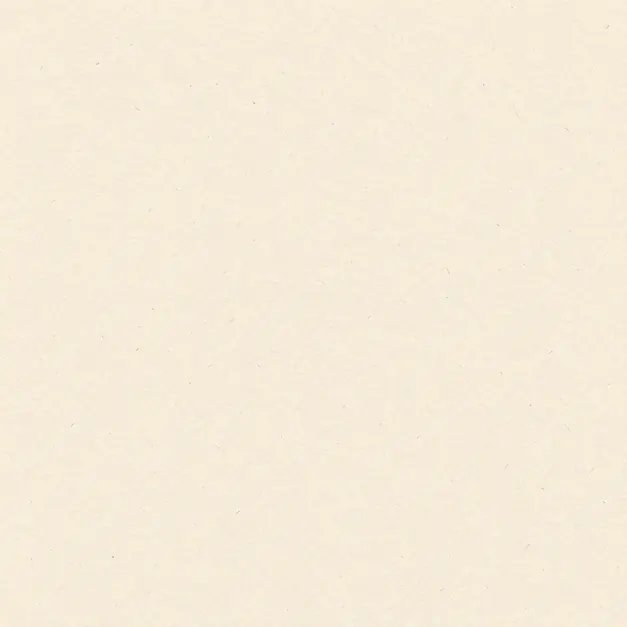
#> input picture frontend/src/assets/site/kit/cream.webp, 627 x 627 px, given in place of walnut-tile.png, which was not available; the run also reads 1 picture not shown here
$ python fit_kit.py
#> lines starting #> are read from the running program, lines starting #| are printed output that depends on the picture
"""
One-off: the material kit's pieces for the landing's "What makes it different" board and the
replay's exhibit, "At the end of the line" (owner, 2026-10-18), from the owner's masters in claude_artifacts/design/rasters/wood/kit/ and
.../landing/ (the worn ink).

- walnut: the board's wood, a tile (it repeats cleanly); shipped at half size, the grain is soft.
- card-paper: one card's paper, laid once per card and never repeated (the master's light falls
  off to its corners, and a repeat would show its seam).
- cream: the lighter slips on the cards (the lesson, the notes), likewise laid once.
- brass-plate: the name plate, cut to its plate and shipped for a 9-slice (its screwed ends
  kept, its middle stretched to the name).
- paperclip: the clip on the lesson slip, cut to the clip.
- kraft, folder-tab, brass-disc: "At the end of the line" (the replay's exhibit): the folder's
  kraft (laid once), its top edge (a 9-slice: the shoulders kept, the raised middle stretched),
  the head of the brass pin that joins its cards.
- train-sign, rail: the carriage's game-ID board (the owner's walnut sign in its brass frame, a
  9-slice) and the track under its wheels (a repeating strip, cut where its ends match).
- card-frame: the role cards' frame, a 9-slice over each face (the card paper under it).
- ink: the worn-ink mask for the stamps: the master's grey speckle as alpha (white = ink, the
  black flecks = where the ink did not take), a small tile.

Run from frontend/: `poetry run python scripts/fit_kit.py`
"""

from pathlib import Path

import numpy as np
from PIL import Image

ROOT = Path(__file__).resolve().parents[1]
KIT = ROOT / "claude_artifacts/design/rasters/wood/kit"
LANDING = ROOT / "claude_artifacts/design/rasters/landing"
OUT = ROOT / "src/assets/site/kit"


def opaque_box(im: Image.Image, t: int = 20) -> tuple[int, int, int, int]:
    a = np.array(im.getchannel("A"))
    ys, xs = np.where(a > t)
    return int(xs.min()), int(ys.min()), int(xs.max()) + 1, int(ys.max()) + 1


def save(im: Image.Image, name: str, quality: int = 82) -> None:
    path = OUT / f"{name}.webp"
    im.save(path, "WEBP", quality=quality, method=6)
    print(f"{name}: {im.size[0]}x{im.size[1]}, {path.stat().st_size // 1024} KB")


def main() -> None:
    OUT.mkdir(parents=True, exist_ok=True)

    walnut = Image.open(KIT / "walnut-tile.png").convert("RGB")
#> walnut is the input picture: PIL image 627x627 RGB; mean R, G, B 246.1, 235.7, 217.1
    save(walnut.resize((627, 627), Image.LANCZOS), "walnut", 80)
#| walnut: 627x627, 3 KB

    paper = Image.open(KIT / "card-paper.png").convert("RGB")
    save(paper.resize((900, 900), Image.LANCZOS), "card-paper", 78)
#| card-paper: 900x900, 6 KB

    cream = Image.open(KIT / "cream-tile.png").convert("RGB")
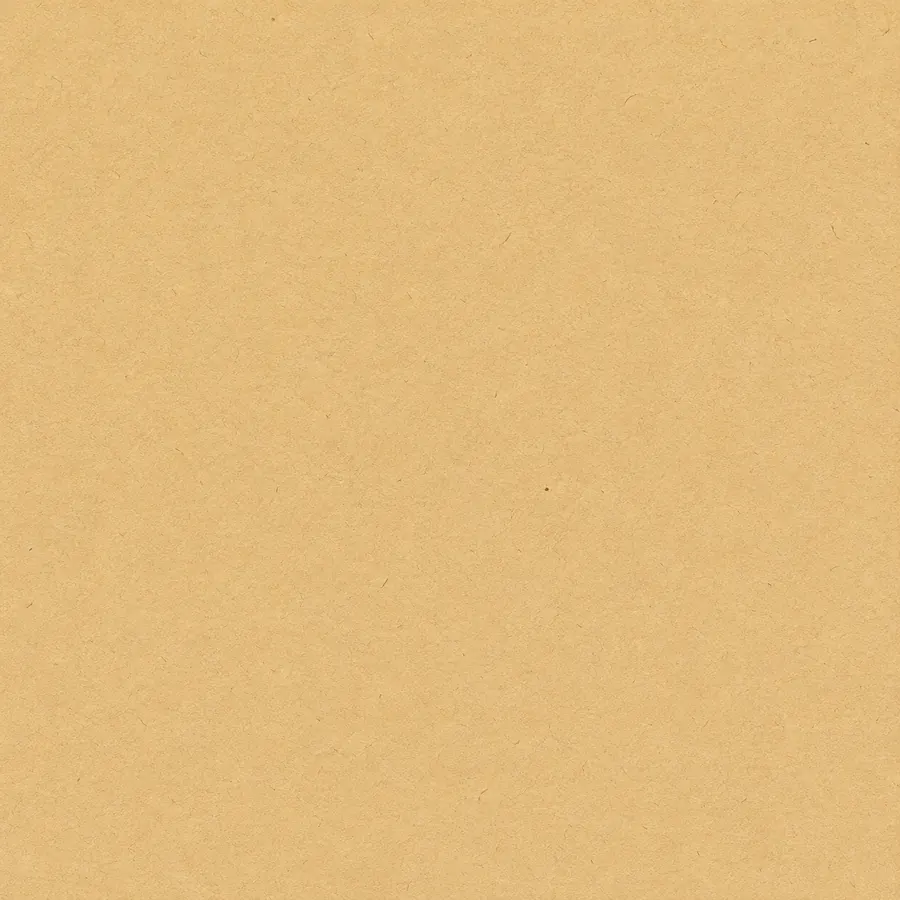
#> input picture frontend/src/assets/site/kit/kraft.webp, 900 x 900 px, given in place of cream-tile.png, which was not available
#> cream is the input picture: PIL image 900x900 RGB; mean R, G, B 225.6, 187, 125
    save(cream.resize((627, 627), Image.LANCZOS), "cream", 78)
#| cream: 627x627, 13 KB

    plate = Image.open(KIT / "brass-plate.png").convert("RGBA")
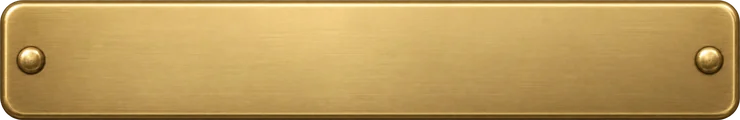
#> input picture frontend/src/assets/site/kit/brass-plate.webp, 740 x 120 px, given in place of brass-plate.png, which was not available
#> plate is the input picture: PIL image 740x120 RGBA; mean R, G, B, A 187, 153.5, 89.3, 251.7
    plate = plate.crop(opaque_box(plate))
    h = 120  # three times the plate's height on screen (40px)
    save(plate.resize((round(plate.width * h / plate.height), h), Image.LANCZOS), "brass-plate", 86)
#| brass-plate: 740x120, 11 KB

    clip = Image.open(KIT / "paperclip.png").convert("RGBA")
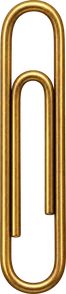
#> input picture frontend/src/assets/site/kit/paperclip.webp, 66 x 294 px, given in place of paperclip.png, which was not available
#> clip is the input picture: PIL image 66x294 RGBA; mean R, G, B, A 99.5, 72.9, 34.1, 130
    clip = clip.crop(opaque_box(clip))
#> call 2 of opaque_box, with t = 20
#> in opaque_box (call 2), `a = np.array(im.getchannel("A"))`:
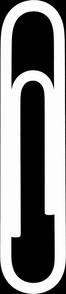
#> a: shape (294, 66); min 0, max 255, mean 130
#> in opaque_box (call 2), `ys, xs = np.where(a > t)`: ys = 10634 values from 0 to 293; xs = 10634 values, max 65 at index 2019, min 0 at index 1056, mean 32.28
    w = 66  # three times its width on screen (20px)
    save(clip.resize((w, round(clip.height * w / clip.width)), Image.LANCZOS), "paperclip", 86)
#| paperclip: 66x294, 7 KB
#| kraft: 900x900, 55 KB

    # "At the end of the line" (the replay's exhibit): the kraft folder, its top edge, the brass pin
    kraft = Image.open(KIT / "kraft-tile.png").convert("RGB")
    save(kraft.resize((900, 900), Image.LANCZOS), "kraft", 78)

    tab = Image.open(KIT / "folder-tab.png").convert("RGBA")
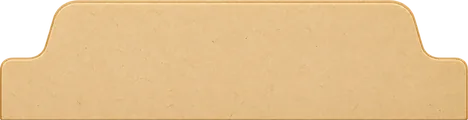
#> input picture frontend/src/assets/site/kit/folder-tab.webp, 468 x 120 px, given in place of folder-tab.png, which was not available
#> tab is the input picture: PIL image 468x120 RGBA; mean R, G, B, A 208.3, 175, 126.9, 225.9
    tab = tab.crop(opaque_box(tab, 128))
    h = 120  # its height for a 9-slice: the shoulders kept, the raised middle stretched
    save(tab.resize((round(tab.width * h / tab.height), h), Image.LANCZOS), "folder-tab", 82)
#| folder-tab: 468x120, 5 KB

    disc = Image.open(KIT / "brass-disc.png").convert("RGBA")
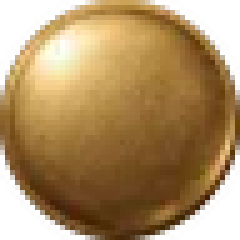
#> input picture frontend/src/assets/site/kit/brass-disc.webp, 48 x 48 px, given in place of brass-disc.png, which was not available (shown 5 times larger)
#> disc is the input picture: PIL image 48x48 RGBA; mean R, G, B, A 140.2, 106.6, 59.3, 198.6
    disc = disc.crop(opaque_box(disc, 128))
#> call 4 of opaque_box, with t = 128
#> in opaque_box (call 4), `a = np.array(im.getchannel("A"))`:
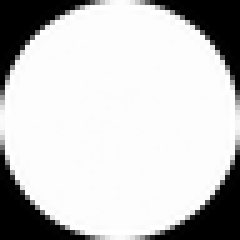
#> a: shape (48, 48) (shown 5 times larger); min 0, max 255, mean 198.6
#> in opaque_box (call 4), `ys, xs = np.where(a > t)`: ys = 1806 values from 0 to 47; xs = 1806 values, max 47 at index 754, min 0 at index 660, mean 23.45
    save(disc.resize((48, 48), Image.LANCZOS), "brass-disc", 86)
#| brass-disc: 48x48, 1 KB

    # the carriage (owner, 2026-10-18): the game-ID board's sign (a 9-slice: the brass frame and
    # its rivets kept, the walnut stretched) and the track under the wheels, cut to a whole number
    # where its ends match best, so it repeats along the screen with no seam
#> (the run stopped early here; a loop or call above may not have finished)
